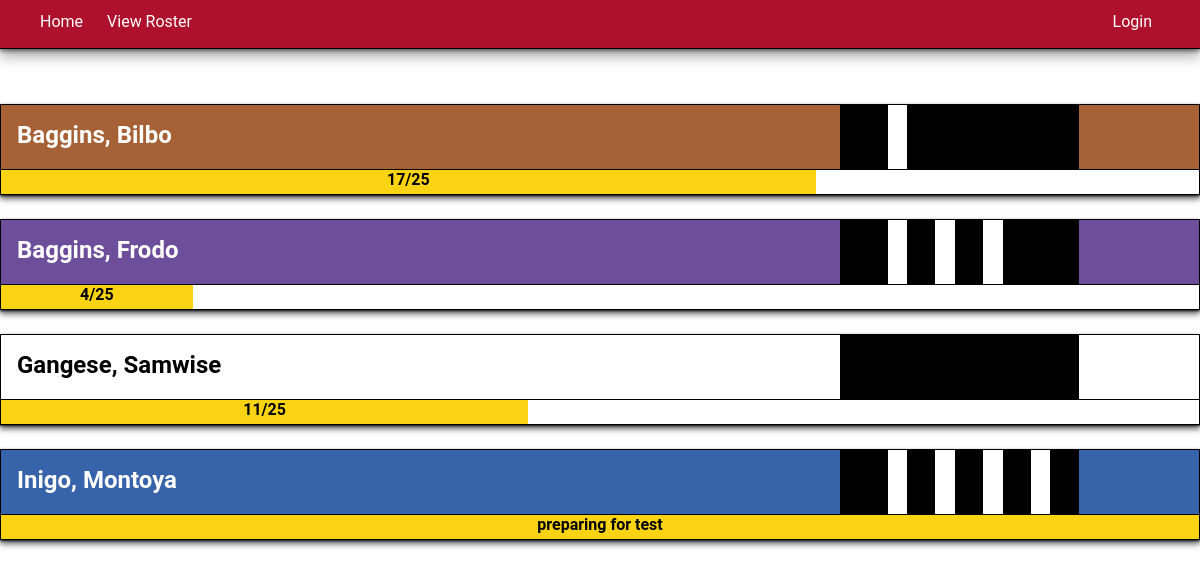
Before: /view with the older database file.
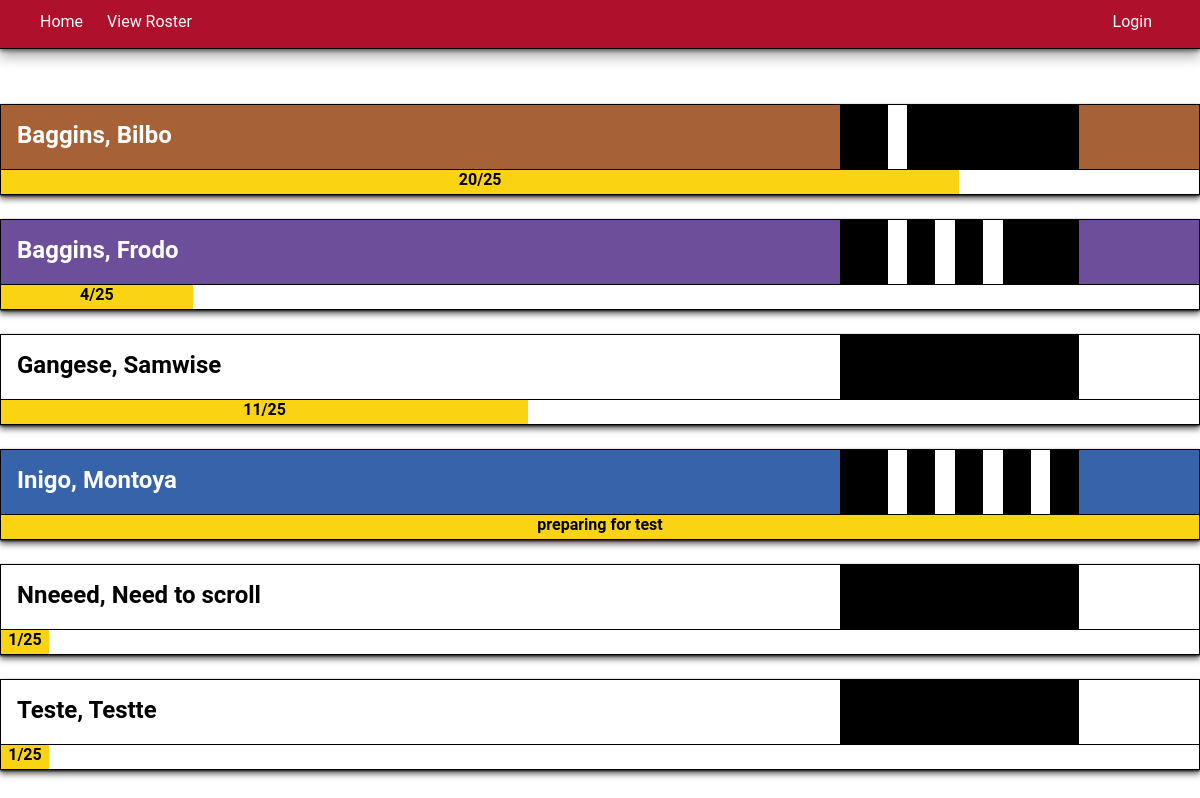
After: the same page with the newer database file.
### tables this page shows
CREATE TABLE cadets(id INTEGER NOT NULL PRIMARY KEY, last_name TEXT NOT NULL, first_name TEXT NOT NULL, attendance_current_rank INTEGER NOT NULL, attendance_total INTEGER NOT NULL, time INTEGER NOT NULL DEFAULT CURRENT_DATE, rank TEXT NOT NULL DEFAULT "white", CONSTRAINT unq UNIQUE (last_name, first_name));

### application.py (the view)
@app.route("/view", methods=["GET"])
def view():
    cadets = c.execute("SELECT * FROM cadets ORDER BY last_name ASC")
    return render_template("view.html", cadets = cadets)

### templates/view.html (shortened to what this page needs)
{% extends "layout.html" %}
{% block main %}
    {% for cadet in cadets %}
        <div class="card">
            <div class="cadet_info view" id="{{ cadet.rank }}">
                <span class="important">{{ cadet.last_name.capitalize() }},  {{ cadet.first_name.capitalize() }}</span>
                <div class="stripes_bar">
                    <div class="stripe num{% if cadet.attendance_current_rank > 99 %}4{% else %}{{ ((cadet.attendance_current_rank-(cadet.attendance_current_rank%25))/25)|int }}{% endif %} first_stripe">
                    </div>
                    <div class="stripe num{% if cadet.attendance_current_rank > 99 %}4{% else %}{{ ((cadet.attendance_current_rank-(cadet.attendance_current_rank%25))/25)|int }}{% endif %} second_stripe">
                    </div>
                    <div class="stripe num{% if cadet.attendance_current_rank > 99 %}4{% else %}{{ ((cadet.attendance_current_rank-(cadet.attendance_current_rank%25))/25)|int }}{% endif %} third_stripe">
                    </div>
                    <div class="stripe num{% if cadet.attendance_current_rank > 99 %}4{% else %}{{ ((cadet.attendance_current_rank-(cadet.attendance_current_rank%25))/25)|int }}{% endif %} fourth_stripe">
                    </div>
                </div>
            </div>
            <div class="progress_bar">
                <div class="progress_fill" style="width: {{ ((cadet.attendance_current_rank % 25)/25)*100|round(1) }}%">
                    {{ cadet.attendance_current_rank % 25 }}/25
                </div>
                <div class="ready_to_test stripe{% if cadet.attendance_current_rank > 99 %}4{% else %}{{ ((cadet.attendance_current_rank-(cadet.attendance_current_rank%25))/25)|int }}{% endif %}">
                    preparing for test
                </div>
            </div>
        </div>
    {% endfor %}
{% endblock %}

### templates/layout.html (shortened to what this page needs)
<html>
    <head>
        <link rel="stylesheet" href="{{ url_for('static', filename='stylesheet/styles.css') }}" rel="stylesheet" />
    </head>
    <body>
        <div class="position_holder">
        </div>
        <div class="navbar">
            <ul>
                {% if session.user_id %}
                <li class="menu_left far_left"><a class="nav_item" href="{{ url_for('index') }}">Home</a>
                <li class="menu_left"><a class="nav_item" href="{{ url_for('add') }}">Take Attendance</a>
                <li class="menu_left"><a class="nav_item" href="{{ url_for('view') }}"> View Roster </a>
                <li class="menu_left"><a class="nav_item" href="{{ url_for('edit') }}"> Edit Roster </a>
                <li class="menu_right far_right"><a class="log" href="{{ url_for('logout') }}"> Logout </a>
                {% else %}
                <li class="menu_left far_left"><a class="nav_item" href="{{ url_for('index') }}">Home</a>
                <li class="menu_left"><a class="nav_item" href="{{ url_for('view') }}"> View Roster </a>
                <li class="menu_right far_right"><a class="log" href="{{ url_for('login') }}">Login</a>
                {% endif %}
            </ul>
        </div>
        <div>
            {% block main %}{% endblock %}
        </div>
    <body>
</html>

### static/stylesheet/styles.css (style rules this page uses)
body { margin:0; padding:0; font-family: "Roboto", "Noto Sans", sans-serif; font-size: 16px; box-sizing: border-box; }
ul { list-style-type: none; margin: 0; padding: 0; }
li.menu_left { float:left; }
li.menu_right { float:right; }
li.menu_left.far_left { margin-left: 40px; }
li.menu_right.far_right { margin-right: 24px; }
a { color:white; text-decoration: none; }
.navbar { top:0; position:fixed; z-index: 1; width:100%; background-color: #AF102C; height:48px; box-shadow: 0 2px 4px 0 rgba(0, 0, 0, .5), 0 8px 12px 0 rgba(0, 0, 0, .3); border-bottom:1px solid black; }
.position_holder { height:80px; }
a.nav_item, a.log { height:40px; display:block; padding-top:8px; margin: 4px 24px 4px 0; }
.important { font-size:24px; font-weight: bold; }
.cadet_info { border:1px solid black; position:relative; margin-top:24px; padding-top:8px; min-height:48px; }
.card { max-width: 1200px; margin:auto; box-shadow: 0 1px 2px 0 rgba(0, 0, 0, .8), 0 4px 6px 0 rgba(0, 0, 0, .6); }
.cadet_info.view { padding-left:16px; padding-top:16px; }
.stripes_bar { position:absolute; top:0; right:10%; background-color: black; height:65px; width: 20%; }
.stripe { position:absolute; border:none; background-color: white; width:8%; height:64px; visibility:hidden; }
.stripe.first_stripe { left:20%; }
.stripe.num1.first_stripe, .stripe.num2.first_stripe, .stripe.num3.first_stripe, .stripe.num4.first_stripe { visibility:visible; }
.stripe.second_stripe { left:40%; }
.stripe.num2.second_stripe, .stripe.num3.second_stripe, .stripe.num4.second_stripe { visibility:visible; }
.stripe.third_stripe { left:60%; }
.stripe.num3.third_stripe, .stripe.num4.third_stripe { visibility: visible; }
.stripe.fourth_stripe { left:80%; }
.stripe.num4.fourth_stripe { visibility: visible; }
.progress_bar { position: relative; height: 24px; border:solid black; border-width:0 1px 1px 1px; }
.ready_to_test { position:absolute; background-color: #FAD312; text-align:center; font-weight: bold; width:100%; visibility:hidden; height:24px; }
.ready_to_test.stripe4 { visibility:visible; }
.progress_fill { position:absolute; font-weight:bold; text-align:center; background-color:#FAD312; height:24px; }
#blue { background-color:#3763AA; color: white; }
#purple { background-color:#6D4E9A; color: white; }
#brown { background-color:#A66236; color:white; }

Changed rows visible on the page:
changed cadets "Bilbo": attendance_current_rank 42 → 45 (drawn); cadet.attendance_current_rank%25 "17" → "20"
added cadets: last_name "Nneeed", first_name "Need to scroll", cadet.attendance_current_rank%25 "1", rank "white" (drawn)
added cadets: last_name "Teste", first_name "Testte", cadet.attendance_current_rank%25 "1", rank "white" (drawn)
